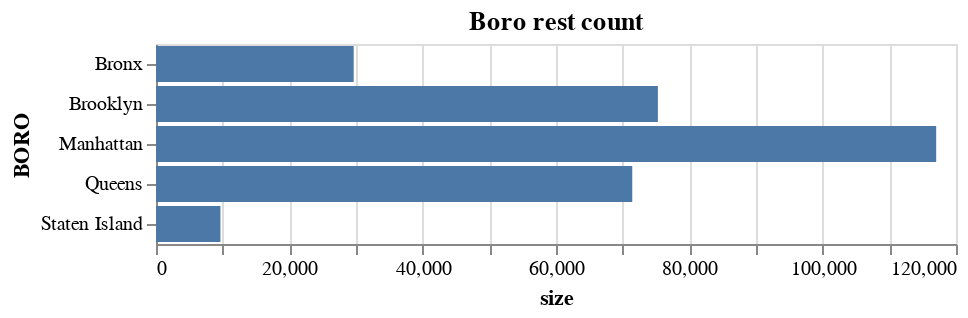

Here is the notebook cell this chart was saved with:
### Code cell
alt.Chart(boros).mark_bar().encode(
    y="BORO",
    x="size"
).properties(
    title="Boro rest count"
)

### Figure 1 — Vega-Lite specification as saved in the notebook (floating-point values rounded to 4 significant figures)
{"config": {"view": {"continuousWidth": 400, "continuousHeight": 300}}, "data": {"name": "data-f5876bf855246d77a73070e9792af4eb"}, "mark": "bar", "encoding": {"x": {"field": "size", "type": "quantitative"}, "y": {"field": "BORO", "type": "nominal"}}, "title": "Boro rest count", "$schema": "https://vega.github.io/schema/vega-lite/v4.17.0.json", "datasets": {"data-f5876bf855246d77a73070e9792af4eb": [{"BORO": "Bronx", "size": 29653}, {"BORO": "Brooklyn", "size": 75282}, {"BORO": "Manhattan", "size": 117027}, {"BORO": "Queens", "size": 71440}, {"BORO": "Staten Island", "size": 9664}]}}
